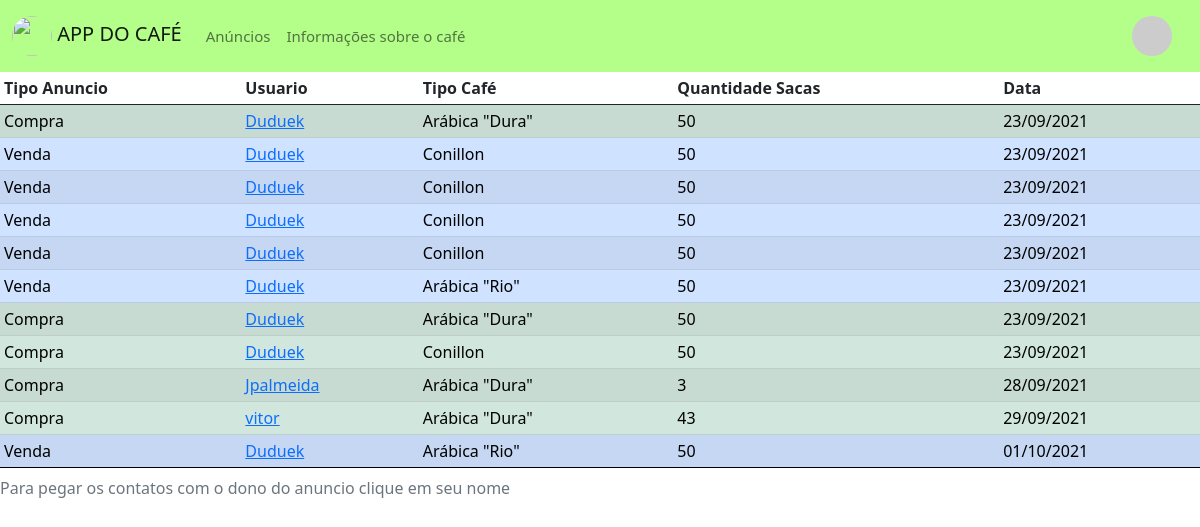
Page /announces (signed in) on the committed database.
### app/models/post.py (models this page shows, shortened)
class Post(db.Model):
    __tablename__ = "posts"
    post_id = db.Column(db.Integer, primary_key=True)
    post_user = db.Column(db.Integer, db.ForeignKey('users.user_id'))
    post_username = db.Column(db.String)
    post_date = db.Column(db.DateTime, nullable=False, default=datetime.utcnow)
    post_qtd_sacas = db.Column(db.Integer)
    post_active = db.Column(db.Integer)
    post_type = db.Column(db.Integer)
    post_coffe_type = db.Column(db.Integer)
    owner = db.relationship("User", foreign_keys=post_user)

### app/controllers/announce_controller.py (the view)
@app.route("/announces")
def announces():
    return render_template("announces.html", all_lines=Post.query.all())

### app/controllers/login_controller.py (called while the page is built)
@login_manager.user_loader
def load_user(id_u):
    return User.query.get(int(id_u))

### app/models/user.py (called while the page is built)
    def avatar(self, size):
        digest = md5(self.email.lower().encode('utf-8')).hexdigest()
        return 'https://www.gravatar.com/avatar/{}?d=identicon&s={}'.format(
            digest, size)

    @property
    def is_authenticated(self):
        return True

### app/templates/announces.html (shortened to what this page needs)
{% extends 'base.html' %}
{% block content %}
<table class="table table-striped table-sm table-hover">
    <thead>
    <tr>
        <th scope="col" text-align="center">Tipo Anuncio</th>
        <th scope="col">Usuario</th>
        <th scope="col">Tipo Café</th>
        <th scope="col">Quantidade Sacas</th>
        <th scope="col">Data</th>
    </tr>
    </thead>
    <tbody>
    {% for l in all_lines %}
    {% if l.post_active == 1 or (profile == True and l.post_active == 0) %}
        {% if l.post_type == 1 and l.post_active == 1 %}
    <tr class="table-success">
        {% elif l.post_active == 0 %}
    <tr class="table-danger">
        {% else %}
    <tr class="table-primary">
        {% endif %}
        {% if l.post_type == 1 %}
        <td text-align="center">Compra</td>
        {% else %}
        <td text-align="center">Venda</td>
        {% endif %}
        <td><a href="/user/{{l.post_username}}">{{l.post_username}}</a></td>
        {% if l.post_coffe_type == 1%}
        <td>Arábica "Dura"</td>
        {% elif l.post_coffe_type == 2%}
        <td>Arábica "Rio"</td>
        {% else %}
        <td>Conillon</td>
        {% endif %}
        <td>{{l.post_qtd_sacas}}</td>
        <td>{{l.post_date.strftime("%d/%m/%Y")}}</td>
    </tr>
    {%endif%}
    {% endfor %}
    <caption>
        Para pegar os contatos com o dono do anuncio clique em seu nome
    </caption>
</table>
{% endblock %}

### app/templates/base.html (style rules this page uses)
html, body { height: 100%; margin: 0; }

### rows in the picture
Post: post_type "Compra", post_username "Duduek", post_coffe_type "Arábica \"Dura\"", post_qtd_sacas "50", post_date "23/09/2021"
Post: post_type "Venda", post_username "Duduek", post_coffe_type "Conillon", post_qtd_sacas "50", post_date "23/09/2021"
Post: post_type "Venda", post_username "Duduek", post_coffe_type "Conillon", post_qtd_sacas "50", post_date "23/09/2021"
Post: post_type "Venda", post_username "Duduek", post_coffe_type "Conillon", post_qtd_sacas "50", post_date "23/09/2021"
Post: post_type "Venda", post_username "Duduek", post_coffe_type "Conillon", post_qtd_sacas "50", post_date "23/09/2021"
Post: post_type "Venda", post_username "Duduek", post_coffe_type "Arábica \"Rio\"", post_qtd_sacas "50", post_date "23/09/2021"
Post: post_type "Compra", post_username "Duduek", post_coffe_type "Arábica \"Dura\"", post_qtd_sacas "50", post_date "23/09/2021"
Post: post_type "Compra", post_username "Duduek", post_coffe_type "Conillon", post_qtd_sacas "50", post_date "23/09/2021"
Post: post_type "Compra", post_username "Jpalmeida", post_coffe_type "Arábica \"Dura\"", post_qtd_sacas "3", post_date "28/09/2021"
Post: post_type "Compra", post_username "vitor", post_coffe_type "Arábica \"Dura\"", post_qtd_sacas "43", post_date "29/09/2021"
Post: post_type "Venda", post_username "Duduek", post_coffe_type "Arábica \"Rio\"", post_qtd_sacas "50", post_date "01/10/2021"
